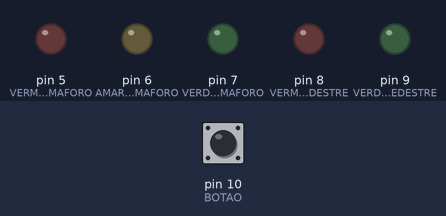
Simulated run of this sketch. Board: Arduino Uno, built with avr-gcc and run on an emulated ATmega328P. Shown: output pins drawn as LEDs (lit = HIGH). The inputs (shaded band) are chosen by the test bench; at power-on: pin 10 (BOTAO) LOW.

Above: at 1.2 s.
1.3 s: pin 10 (BOTAO) pulled HIGH for 0.15 s
At 1.8 s:
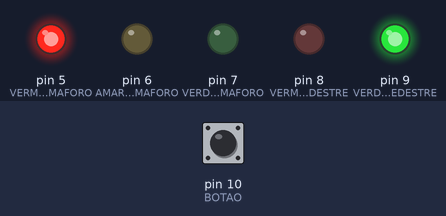
4.4 s: pin 10 (BOTAO) pulled HIGH for 3.2 s
At 6.9 s:
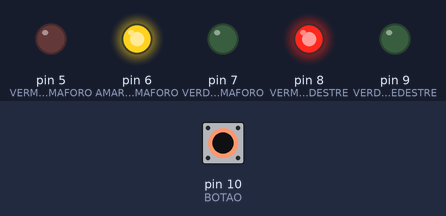
At 10.3 s:
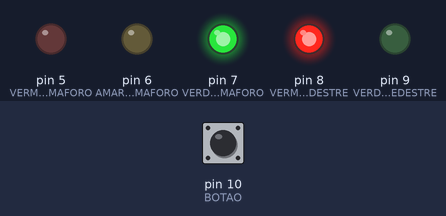
Timing chart, 0 to 14.8 s (numbered marks = the images above; inputs shaded):
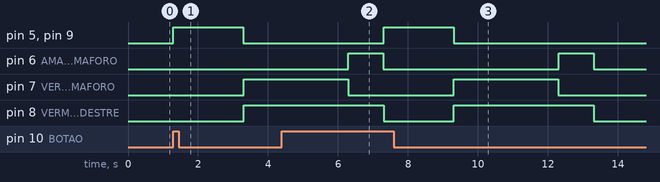

The sketch:

codigo_semaforo.ino
```cpp
// C++ code
//

int botao = 0;
void setup() {
pinMode (10, INPUT); // BOTAO
pinMode (9, OUTPUT); // VERDE PEDESTRE
pinMode (8, OUTPUT); // VERMELHO PEDESTRE
pinMode (7, OUTPUT); // VERDE SEMAFORO
pinMode (6, OUTPUT); // AMARELO SEMAFORO
pinMode (5, OUTPUT); // VERMELHO SEMAFORO
}

void loop() {
  botao = digitalRead(10);
  if(botao == HIGH){
    digitalWrite(5, HIGH);
    digitalWrite(9, HIGH);
    delay(2000);
    digitalWrite(5, LOW);
    digitalWrite(9, LOW);
    delay(0);
    digitalWrite(7, HIGH);
    digitalWrite(8, HIGH);
    delay(3000);
    digitalWrite(7, LOW);
    digitalWrite(8, LOW);
    delay(0);
    digitalWrite(6, HIGH);
    digitalWrite(8, HIGH);
    delay(1000);
    digitalWrite(6, LOW);
    digitalWrite(8, LOW);
    delay(0);
    }

}
```

Measured:
- after the input at 1.3 s, pin 5 (VERMELHO_SEMAFORO), pin 9 (VERDE_PEDESTRE): LOW → HIGH at once, → LOW 2.0 s later; pin 7 (VERDE_SEMAFORO), pin 8 (VERMELHO_PEDESTRE): LOW → HIGH after 2.0 s
- after the input at 4.4 s, pin 5 (VERMELHO_SEMAFORO), pin 9 (VERDE_PEDESTRE): LOW → HIGH after 2.9 s, → LOW 2.0 s later
- by itself, pin 6 (AMARELO_SEMAFORO): alternates HIGH for 1.0 s and LOW for 5.0 s
